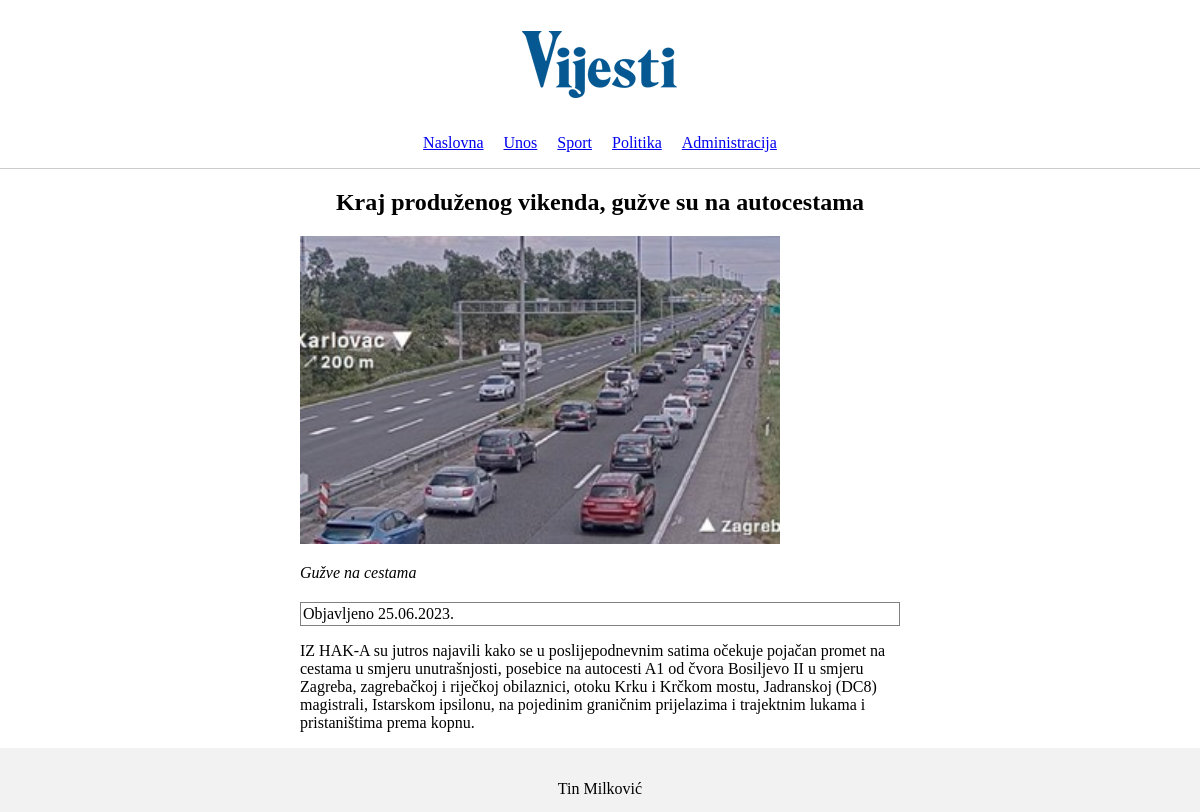
The app's page /clanak.php?id=42 with its own data.
### tables this page shows
CREATE TABLE `clanak` (
  `id` int(11) NOT NULL,
  `datum` varchar(32) NOT NULL,
  `naslov` varchar(64) NOT NULL,
  `sazetak` text NOT NULL,
  `tekst` text NOT NULL,
  `slika` varchar(64) NOT NULL,
  `kategorija` varchar(64) NOT NULL,
  `arhiva` tinyint(1) NOT NULL
);

### clanak.php (the view, shortened to what this page needs)
<!DOCTYPE html>
<html lang="en">
  <head>
    <link rel="stylesheet" href="style.css" />
  </head>
  <body>
    <header class="header">
      <img src="img/logo.jpg" />
      <nav>
        <ul>
          <li><a href="index.php">Naslovna</a></li>
          <li><a href="unos.php">Unos</a></li>
          <li><a href="kategorija.php?id=sport">Sport</a></li>
          <li><a href="kategorija.php?id=politika">Politika</a></li>
          <li><a href="administrator.php">Administracija</a></li>
        </ul>
      </nav>
    </header>
    <div class="wrapper">
      <article>
        <?php
          include 'connect.php';
          if (isset($_GET['id'])) {
            $id = $_GET['id'];
            $query = "SELECT * FROM clanak WHERE id='$id'";
            $result = mysqli_query($dbc, $query);
            $row = mysqli_fetch_array($result);
            echo '<h2 class="naslov-clanka">' . $row['naslov'] . '</h2>';
            echo '<img src="' . UPLPATH . $row['slika'] . '" class="slika-clanka" />';
            echo '<p class="sazetak">' . $row['sazetak'] . '</p>';
            echo '<div class="datum">Objavljeno ' . $row['datum'] . '</div>';
            echo '<p>' . $row['tekst'] . '</p>';
          }
        ?>
      </article>
    </div>
    <footer class="footer">
      <p>Tin Milković</p>
    </footer>
  </body>
</html>

### style.css (style rules this page uses)
html, body { height: 100%; margin: 0; padding: 0; display: flex; flex-direction: column; }
.wrapper { flex: 1; display: flex; flex-direction: column; align-items: center; justify-content: center; }
.header { text-align: center; border-bottom: 1px solid #ccc; padding-bottom: 1rem; }
.header img { margin-bottom: 10px; }
.header ul { list-style-type: none; margin: 0; padding: 0; display: flex; justify-content: center; }
.header li { margin: 0 10px; }
.footer { padding: 1rem 0; height: 2rem; width: 100%; background-color: #f2f2f2; text-align: center; margin-top: auto; }
article { margin-left: 25%; margin-right: 25%; }
.naslov-clanka { text-align: center; }
.slika-clanka { width: 30rem; }
.sazetak { font-style: italic; }
.datum { border: 1px solid gray; padding: 2px; margin-top: 20px; }

### records on screen
clanak: naslov "Kraj produženog vikenda, gužve su na autocestama", slika (picture), sazetak "Gužve na cestama", datum "25.06.2023.", tekst "IZ HAK-A su jutros najavili kako se u poslijepodnevnim satima očekuje pojačan promet na cestama u smjeru unutrašnjosti, posebice na autocesti A1 od čvora Bosiljevo II u smjeru Zagreba, zagrebačkoj i riječkoj obilaznici, otoku Krku i Krčkom mostu, Jadranskoj (DC8) magistrali, Istarskom ipsilonu, na pojedinim graničnim prijelazima i trajektnim lukama i pristaništima prema kopnu."
